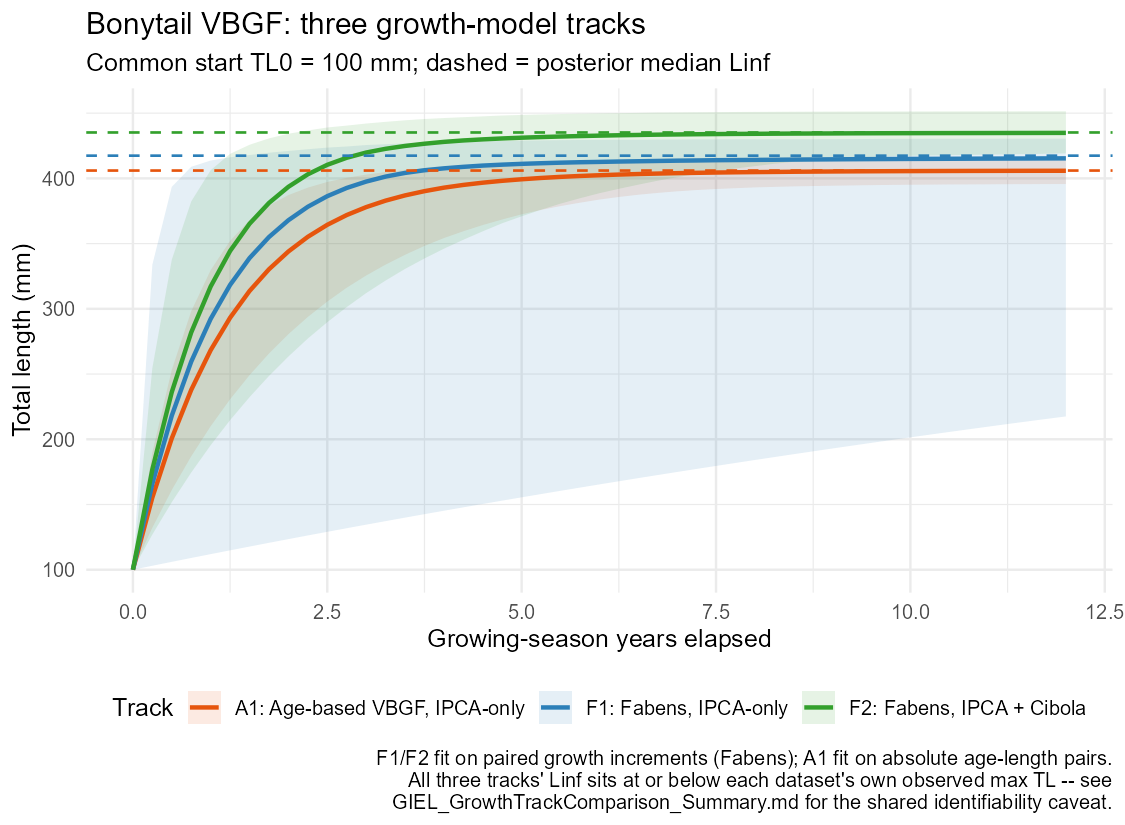

The R source for this figure:
## GIEL_GrowthTrackComparison.R
##
## Three-track bonytail (GIEL) growth-model comparison (2026-09-14), Step 2 of
## the growth-model sensitivity plan feeding the joint robust-design model's
## size-tied maturation hazard (see AGENTS.md "GIEL Size-Tied Maturation
## Hazard" and the plan file .posit/assistant/plans/2026-09-14-1444-giel-
## growth-model-tracks-feeding-robust-design-maturation-hazard.md).
##
## Tracks compared (Track A2, age-based + Cibola, is explicitly out of scope):
##   F1 -- Fabens increment model, IPCA-only         (GIEL_GrowthSeasonThreshold.R)
##   F2 -- Fabens increment model, IPCA + Cibola      (GIEL_GrowthSeasonThreshold_withCibola.R)
##   A1 -- Age-based VBGF, IPCA-only                  (GIEL_VBGF_AgeLength.R)
##
## Self-contained: loads all three tracks' saved .RData fresh (does not rely
## on session state), so it can be re-run standalone once the three source
## scripts have been run at least once.

library(tidyverse)

## ---- 1. Load each track's saved fit + derived probability table ----------

f1 <- new.env(); load("data/GIEL_GrowthSeasonThreshold.RData", envir = f1)
f2 <- new.env(); load("data/GIEL_GrowthSeasonThreshold_withCibola.RData", envir = f2)
a1 <- new.env(); load("data/GIEL_VBGF_AgeLength.RData", envir = a1)

## ---- 2. Combined P(TL >= 250mm after one growth season | TL1) table ------

tab_f1 <- f1$growth_season_threshold_probs |>
  transmute(TL1, F1_expected_increment_mm = Expected_increment_mm,
            F1_P_cross_250 = P_cross_250_one_growth_season)
tab_f2 <- f2$growth_season_threshold_probs_combined |>
  transmute(TL1, F2_expected_increment_mm = Expected_increment_mm,
            F2_P_cross_250 = P_cross_250_one_growth_season)
tab_a1 <- a1$growth_season_threshold_probs_A1 |>
  transmute(TL1, A1_expected_increment_mm = Expected_increment_mm,
            A1_P_cross_250 = P_cross_250_one_growth_season)

GrowthTrackComparisonTable <- tab_f1 |>
  inner_join(tab_f2, by = "TL1") |>
  inner_join(tab_a1, by = "TL1")

cat("Three-track P(TL >= 250mm after one growth season | TL1) comparison:\n")
print(GrowthTrackComparisonTable)

## Simple sensitivity summary: range and max spread across tracks at each TL1
GrowthTrackSpread <- GrowthTrackComparisonTable |>
  rowwise() |>
  mutate(
    min_P = min(F1_P_cross_250, F2_P_cross_250, A1_P_cross_250),
    max_P = max(F1_P_cross_250, F2_P_cross_250, A1_P_cross_250),
    spread_P = max_P - min_P
  ) |>
  ungroup() |>
  select(TL1, min_P, max_P, spread_P)

cat("\nSpread across tracks (max - min) at each TL1:\n")
print(GrowthTrackSpread)

## ---- 3. Posterior VBGF curves for the three tracks (common TL0 = 100mm) --

pred_curve <- function(Linf_draws, K_draws, t_grid, TL0) {
  TL_mat <- sapply(t_grid, function(t) Linf_draws - (Linf_draws - TL0) * exp(-K_draws * t))
  data.frame(t = t_grid, median = apply(TL_mat, 2, median),
             lwr = apply(TL_mat, 2, quantile, 0.025), upr = apply(TL_mat, 2, quantile, 0.975))
}

t_grid <- seq(0, 12, by = 0.25)
TL0_plot <- 100

## F1 (backwater-only Fabens)
samps_f1 <- do.call(rbind, f1$gs_winner$samples)
Linf_f1 <- samps_f1[, "Linf"]
set.seed(1301)
K_f1 <- exp(samps_f1[, "logK[1]"] + rnorm(nrow(samps_f1), 0, samps_f1[, "sigma_v"]))
curve_f1 <- pred_curve(Linf_f1, K_f1, t_grid, TL0_plot) |> mutate(Track = "F1: Fabens, IPCA-only")

## F2 (backwater + Cibola Fabens)
samps_f2 <- do.call(rbind, f2$comb_winner$samples)
Linf_f2 <- samps_f2[, "Linf"]
set.seed(1302)
sigma_v_f2 <- if (f2$winner_use_group_comb) samps_f2[, "sigma_v"] else rep(0, nrow(samps_f2))
K_f2 <- exp(samps_f2[, "logK[1]"] + rnorm(nrow(samps_f2), 0, sigma_v_f2))
curve_f2 <- pred_curve(Linf_f2, K_f2, t_grid, TL0_plot) |> mutate(Track = "F2: Fabens, IPCA + Cibola")

## A1 (age-based VBGF, IPCA-only)
samps_a1 <- do.call(rbind, a1$al_final$samples)
Linf_a1 <- samps_a1[, "Linf"]
set.seed(1303)
K_a1 <- exp(samps_a1[, "logK[1]"] + rnorm(nrow(samps_a1), 0, samps_a1[, "sigma_v"]))
curve_a1 <- pred_curve(Linf_a1, K_a1, t_grid, TL0_plot) |> mutate(Track = "A1: Age-based VBGF, IPCA-only")

curves_all <- bind_rows(curve_f1, curve_f2, curve_a1)

linf_lines <- data.frame(
  Track = c("F1: Fabens, IPCA-only", "F2: Fabens, IPCA + Cibola", "A1: Age-based VBGF, IPCA-only"),
  Linf = c(median(Linf_f1), median(Linf_f2), median(Linf_a1))
)

track_colors <- c("F1: Fabens, IPCA-only" = "#2c7fb8",
                   "F2: Fabens, IPCA + Cibola" = "#33a02c",
                   "A1: Age-based VBGF, IPCA-only" = "#e6550d")

p_tracks <- ggplot(curves_all, aes(t, median, color = Track, fill = Track)) +
  geom_ribbon(aes(ymin = lwr, ymax = upr), alpha = 0.12, color = NA) +
  geom_line(linewidth = 1) +
  geom_hline(data = linf_lines, aes(yintercept = Linf, color = Track),
             linetype = "dashed", linewidth = 0.6, show.legend = FALSE) +
  scale_color_manual(values = track_colors) +
  scale_fill_manual(values = track_colors) +
  labs(title = "Bonytail VBGF: three growth-model tracks",
       subtitle = paste0("Common start TL0 = ", TL0_plot, " mm; dashed = posterior median Linf"),
       x = "Growing-season years elapsed", y = "Total length (mm)",
       caption = paste0(
         "F1/F2 fit on paired growth increments (Fabens); A1 fit on absolute age-length pairs.\n",
         "All three tracks' Linf sits at or below each dataset's own observed max TL -- see\n",
         "GIEL_GrowthTrackComparison_Summary.md for the shared identifiability caveat.")) +
  theme_minimal(base_size = 12) + theme(legend.position = "bottom")

ggsave("model/GIEL_GrowthTrackComparison.png", p_tracks, width = 7.5, height = 5.5, dpi = 150)

## ---- 4. P(TL >= 250mm) overlay plot ---------------------------------------

prob_long <- GrowthTrackComparisonTable |>
  select(TL1, F1_P_cross_250, F2_P_cross_250, A1_P_cross_250) |>
  pivot_longer(-TL1, names_to = "Track", values_to = "P_cross_250") |>
  mutate(Track = recode(Track,
    F1_P_cross_250 = "F1: Fabens, IPCA-only",
    F2_P_cross_250 = "F2: Fabens, IPCA + Cibola",
    A1_P_cross_250 = "A1: Age-based VBGF, IPCA-only"
  ))

p_prob <- ggplot(prob_long, aes(TL1, P_cross_250, color = Track)) +
  geom_line(linewidth = 1) +
  geom_point(size = 2) +
  scale_color_manual(values = track_colors) +
  scale_y_continuous(limits = c(0, 1)) +
  labs(title = "P(TL >= 250mm after one Apr-Sep growth season | TL1)",
       subtitle = "Three growth-model tracks compared on the same TL1 grid",
       x = "TL at start of growth season (mm)", y = "P(cross 250mm)") +
  theme_minimal(base_size = 12) + theme(legend.position = "bottom")

ggsave("model/GIEL_GrowthTrackComparison_ProbCurves.png", p_prob, width = 7, height = 5, dpi = 150)

## ---- 5. Save results -------------------------------------------------------

save(
  GrowthTrackComparisonTable, GrowthTrackSpread,
  curve_f1, curve_f2, curve_a1, curves_all, linf_lines,
  file = "data/GIEL_GrowthTrackComparison.RData"
)

cat("\nSaved: data/GIEL_GrowthTrackComparison.RData, model/GIEL_GrowthTrackComparison.png,",
    "model/GIEL_GrowthTrackComparison_ProbCurves.png\n")
